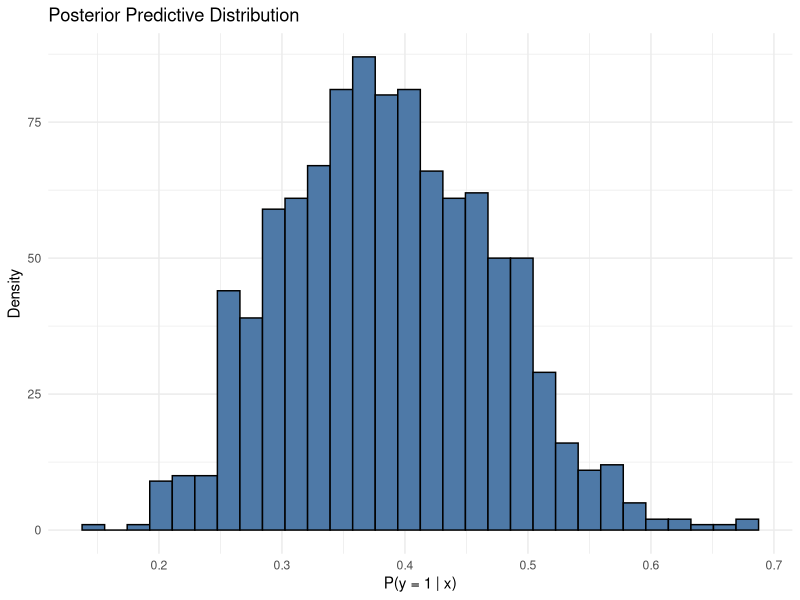

Reproduce this figure in R.
## ---- chunk 1
knitr::opts_chunk$set(echo = TRUE,warning = FALSE, message = FALSE, fig.dim=c(4, 2.5), fig.align='center')
library("mvtnorm")
library("knitr")
library("ggplot2")

## ---- chunk 2
library("mvtnorm")
#(a)
data <- read.csv("Disease.csv")
data <- as.data.frame(data)
#normalize age,symtoms and white blood counts
age_mean <- mean(data$age)
age_sd <- sd(data$age)
duration_mean <- mean(data$duration_of_symptoms)
duration_sd <- sd(data$duration_of_symptoms)
white_mean <- mean(data$white_blood)
white_sd <- sd(data$white_blood)

data[,2] <- (data[,2]-age_mean)/age_sd
data[,4] <- (data[,4]-duration_mean)/duration_sd
data[,6] <- (data[,6]-white_mean)/white_sd

y <- data[,7] #response
X <- as.matrix(data[,1:6]) #Covariates
Xnames <- colnames(X)

#log posterior distribution
LogPostLogistic <- function(betas,y,X,mu,Sigma){
  linPred <- X%*%betas;
  logLik <- sum( linPred*y - log(1 + exp(linPred)) );
  #log prior
  logPrior <- dmvnorm(betas, mu, Sigma, log=TRUE);
  
  return(logLik + logPrior)
}

#set the prior
mu <- rep(0,ncol(X))
sigma <- 4*diag(ncol(X))
#initial beta
initVal <- rep(0,ncol(X))

#using optim function fine the mode of beta(mean of posterior dist) and observed information at the mode(sigma of posterior dist)
OptimRes <- optim(initVal,LogPostLogistic,gr=NULL,y,X,mu,sigma,method=c("BFGS"),control=list(fnscale=-1),hessian=TRUE)

#find the mu of approx posterior (mode of beta)
approxPostMode <-matrix(OptimRes$par,1,ncol(X))
colnames(approxPostMode) <- Xnames
#find the sd of approx posterior
approxPostStd <- sqrt(diag(solve(-OptimRes$hessian))) # Computing approximate standard deviations.
approxPostStd <- matrix(approxPostStd,1,ncol(X))
colnames(approxPostStd) <- Xnames

#mode
mode <- approxPostMode
mode <- as.data.frame(mode)
kable(mode,caption = "Mode of beta")

#
observedInf <- solve(-(OptimRes$hessian))
observedInf <- as.data.frame(observedInf)
colnames(observedInf) <- Xnames
kable(observedInf,caption = "Observed Information Matrix (Inverse Negative Hessian)")
## ---- chunk 3
#find the 95% equal tail posterior probability interval for coefficient Age
Cred_int <- matrix(0,2,ncol(X)) # Create 95 % approximate credibility intervals for each coefficient
Cred_int[1,] <- approxPostMode - 1.96*approxPostStd
Cred_int[2,] <- approxPostMode + 1.96*approxPostStd
colnames(Cred_int) <- Xnames

cat("95% approximate credibility intervals for Age is [",Cred_int[1,2],Cred_int[2,2],"].","\n")
## ---- chunk 4
#Comparison with glm
glmModel<- glm(class_of_diagnosis ~ 0 + ., data = data, family = binomial)
print("Maximum Likelihood Estimates (MLE) for variable Age:")
coef(glmModel)[2]
print("Posterior Means for variable Age:")
approxPostMode[2]
## ---- chunk 5
#(b)
#normalizing the sample
xnew <- c(1,38,1,10,0,11000)
xnew_normalized <- c(1,(38-age_mean)/age_sd,1,(10-duration_mean)/duration_sd,0,(11000-white_mean)/white_sd)

#sampling beta from the posterior distribution
set.seed(12345)
beta_sample <- rmvnorm(1000,mean =approxPostMode,sigma=solve(-OptimRes$hessian))

#compute the predictive probability for different beta samples
predict_probs <- numeric(nrow(beta_sample)) 
for (i in 1:nrow(beta_sample)) {
  beta <- beta_sample[i,]
  linPred <- sum(xnew_normalized*beta)
  prob <- 1/(1+exp(-linPred))
  predict_probs[i] <- prob
}


#hist(predict_probs,breaks = 30,probability = T,main = "Posterior Predictive Distribution",xlab = "P(y=1|x)")

df_pred <- as.data.frame(predict_probs)
ggplot(df_pred, aes(x = predict_probs)) +
  geom_histogram( bins = 30,fill="#4E79A7", color="black") +
  labs(
    title = "Posterior Predictive Distribution",
    x = "P(y = 1 | x)",
    y = "Density"
  ) +
  theme_minimal()

